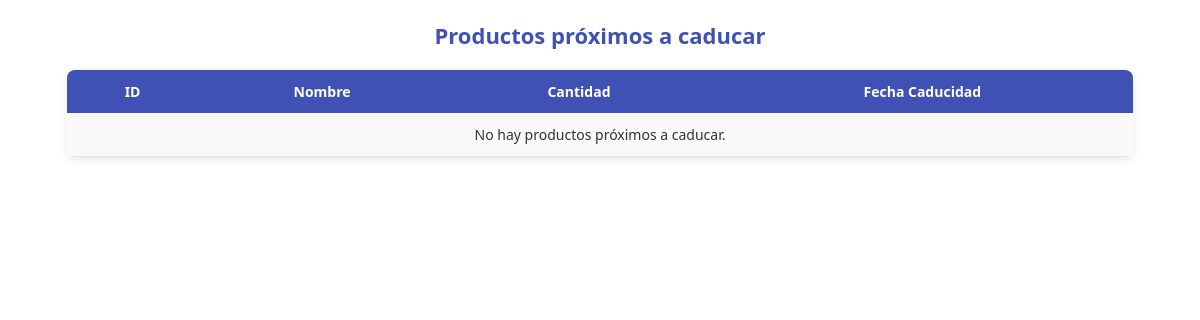
Page /server/notificaciones.php on the earlier database version.
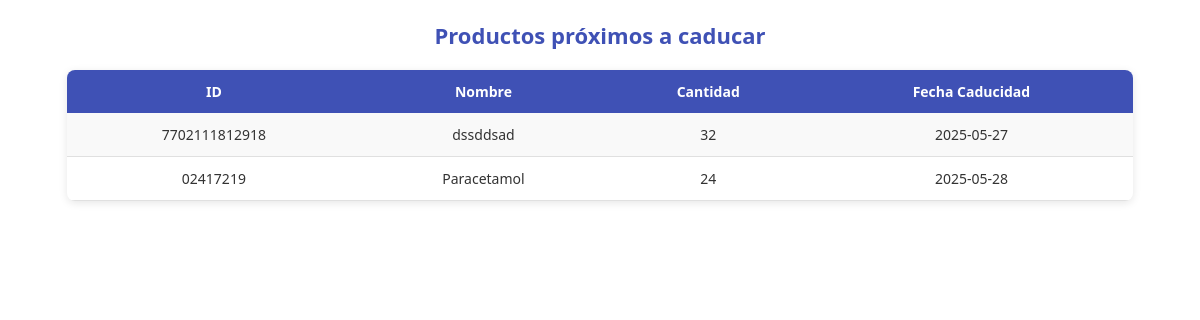
Same page on the later database version.
### tables this page shows
CREATE TABLE `productos` (
  `ID_Prod` varchar(30) NOT NULL,
  `Nomb_Prod` varchar(40) NOT NULL,
  `ID_Descrip` int(6) NOT NULL,
  `Cant_Disp_Prod` int(3) NOT NULL,
  `ID_Almacen` int(6) NOT NULL,
  `Prec_Comp` decimal(7,2) NOT NULL,
  `Prec_Vent` decimal(7,2) NOT NULL,
  `ID_Prov` int(6) NOT NULL,
  `ID_Categoria` int(6) NOT NULL,
  `Prod_Estatus` tinyint(1) DEFAULT NULL,
  `Fec_Cad` date DEFAULT NULL,
  `Desc_Prod` int(3) DEFAULT NULL
);

### server/notificaciones.php (the view, shortened to what this page needs)
<!DOCTYPE html>
<html lang="es">
<head>
</head>
<body>
<div class="tabla-formal">
    <h2>Productos próximos a caducar</h2>
        <table>
            <tr>
                <th>ID</th>
                <th>Nombre</th>
                <th>Cantidad</th>
                <th>Fecha Caducidad</th>
            </tr>
            <?php
require_once 'conexion_bd.php';
            $sql = "SELECT ID_Prod, Nomb_Prod, Cant_Disp_Prod, Fec_Cad FROM productos
                    WHERE Fec_Cad BETWEEN CURDATE() AND DATE_ADD(CURDATE(), INTERVAL 100 DAY)
                    AND Prod_Estatus = 1
                    ORDER BY Fec_Cad ASC";
            $resultado = $conexion->query($sql);
            if ($resultado && $resultado->num_rows > 0) {
                while ($row = $resultado->fetch_assoc()) {
                    echo "<tr>
                            <td>{$row['ID_Prod']}</td>
                            <td>{$row['Nomb_Prod']}</td>
                            <td>{$row['Cant_Disp_Prod']}</td>
                            <td>{$row['Fec_Cad']}</td>
                          </tr>";
                }
            } else {
                echo "<tr><td colspan='4'>No hay productos próximos a caducar.</td></tr>";
            }
            ?>
        </table>
</div>
</body>
</html>

### server/notificaciones.php (style rules this page uses)
.tabla-formal { font-family: 'Segoe UI', Tahoma, Geneva, Verdana, sans-serif; color: #333; margin-top: 20px; }
.tabla-formal table { border-collapse: collapse; box-shadow: 0 2px 8px rgba(0,0,0,0.1); overflow: hidden; border-radius: 8px; width: 90%; margin: 0 auto; }
.tabla-formal th { background-color: #3f51b5; color: #fff; padding: 12px 15px; text-align: center; font-weight: 600; font-size: 14px; }
.tabla-formal td { padding: 12px 15px; text-align: center; font-size: 14px; border-bottom: 1px solid #e0e0e0; }
.tabla-formal tr:nth-child(even) { background-color: #f9f9f9; }
.tabla-formal h2 { font-size: 22px; color: #3f51b5; margin-bottom: 15px; padding-bottom: 5px; text-align: center; }

Differences in the rows shown:
added productos: ID_Prod "7702111812918", Nomb_Prod "dssddsad", Cant_Disp_Prod "32", Fec_Cad "2025-05-27"
added productos: ID_Prod "02417219", Nomb_Prod "Paracetamol", Cant_Disp_Prod "24", Fec_Cad "2025-05-28"
Other differences:
text no longer shown: "No hay productos próximos a caducar."
